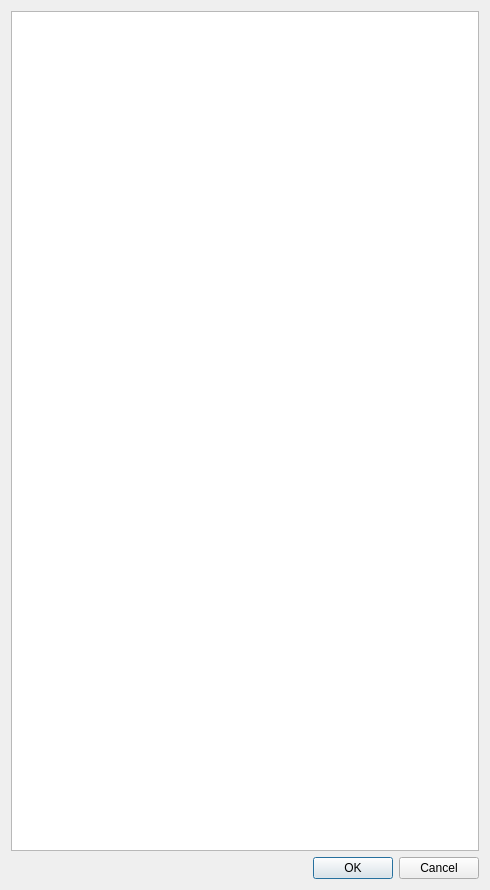
<?xml version="1.0" encoding="UTF-8"?>
<ui version="4.0">
 <class>SelectLocalizationTool</class>
 <widget class="QWidget" name="SelectLocalizationTool">
  <property name="geometry">
   <rect>
    <x>0</x>
    <y>0</y>
    <width>490</width>
    <height>890</height>
   </rect>
  </property>
  <property name="windowTitle">
   <string>Select localized string...</string>
  </property>
  <layout class="QVBoxLayout" name="verticalLayout">
   <item>
    <widget class="QTreeView" name="localizedStrings"/>
   </item>
   <item>
    <widget class="QDialogButtonBox" name="buttonBox">
     <property name="standardButtons">
      <set>QDialogButtonBox::Cancel|QDialogButtonBox::Ok</set>
     </property>
    </widget>
   </item>
  </layout>
 </widget>
 <resources/>
 <connections/>
</ui>
